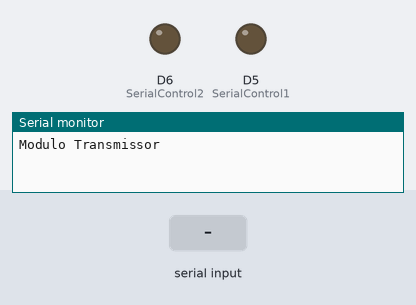
Bench run of a sketch on a simulated ESP8266 (NodeMCU). Parts: output pins drawn as LEDs (lit = HIGH), the last lines printed to the serial monitor. Inputs (shaded band) come from the test bench.

Above: at 1.2 s.
1.3 s: "1" received over the second serial link
At 1.85 s:
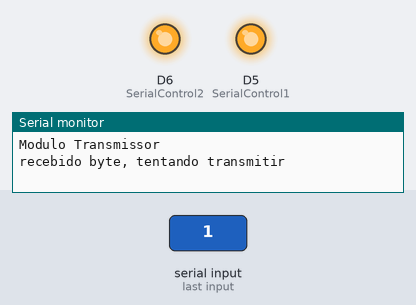
Timing chart, 0 to 4.3 s (numbered marks = the images above; inputs shaded):
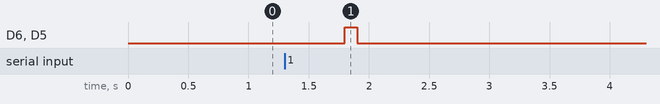

The sketch:

teste485.ino
```cpp
//Programa: Comunicação RS485 com Arduino - Transmissor
//Autor: Arduino e Cia

#include <SoftwareSerial.h>

//Pinos de comunicacao serial do modulo RS485
#define Pino_RS485_RX    D4
#define Pino_RS485_TX    D7

//Pino de controle transmissao/recepcao
#define SerialControl1 D5
#define SerialControl2 D6

#define RS485Transmit    HIGH
#define RS485Receive     LOW

//Cria a serial por sofware para conexao com modulo RS485
SoftwareSerial RS485Serial(Pino_RS485_RX, Pino_RS485_TX);

void setup()
{
  //Inicializa a serial do Arduino
  Serial.begin(9600);
  Serial.println("Modulo Transmissor");

  pinMode(SerialControl1, OUTPUT);
  pinMode(SerialControl2, OUTPUT);

  //Inicializa a serial do modulo RS485ttw

  RS485Serial.begin(9600);
  digitalWrite(SerialControl1, RS485Receive);
  digitalWrite(SerialControl2, RS485Receive);
}


void loop()
{
  int x = -1;
    while (RS485Serial.available() > 0) {
        x = RS485Serial.read();
    }
    if (x > 0) {
      Serial.println("recebido byte, tentando transmitir");
      delay(500);
      digitalWrite(SerialControl1, RS485Transmit);
      digitalWrite(SerialControl2, RS485Transmit);
      delay(50);
      RS485Serial.write(x + 1);
      delay(50);
      digitalWrite(SerialControl1, RS485Receive);
      digitalWrite(SerialControl2, RS485Receive);
    }
}
```

Measured:
- after the input at 1.3 s, D6 (SerialControl2), D5 (SerialControl1): LOW → HIGH after 0.50 s, → LOW 0.10 s later
